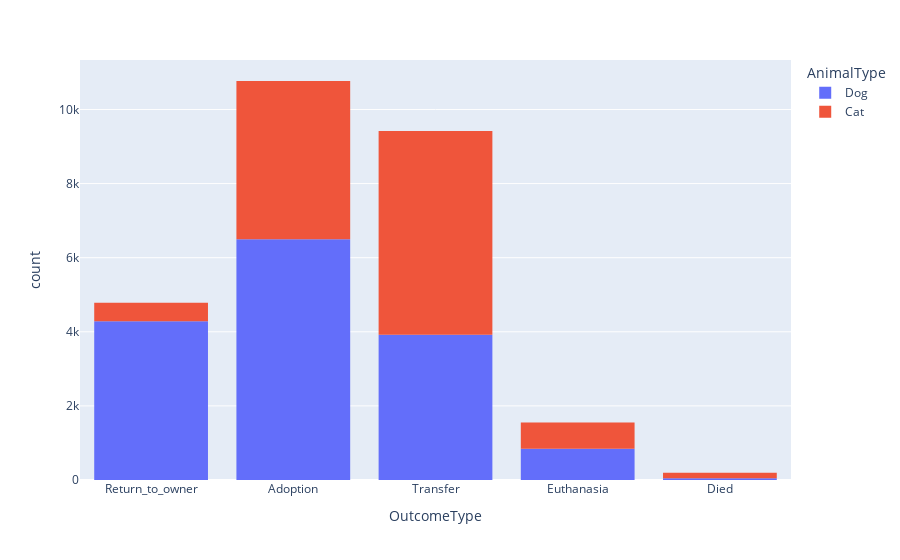

Write notebook code for a chart like this one.
### Code cell
fig = px.histogram(train, x="OutcomeType", color='AnimalType')
fig.show()

### Figure 1 — Plotly figure (JSON) as saved in the notebook; plotly's stock layout.template omitted (floating-point values rounded to 4 significant figures; data arrays with more than 128 entries replaced by an {"elided": "..."} marker saying what was removed)
{"data": [{"alignmentgroup": "True", "bingroup": "x", "hovertemplate": "AnimalType=Dog<br>OutcomeType=%{x}<br>count=%{y}<extra></extra>", "legendgroup": "Dog", "marker": {"color": "#636efa", "pattern": {"shape": ""}}, "name": "Dog", "offsetgroup": "Dog", "orientation": "v", "showlegend": true, "type": "histogram", "x": {"elided": "15595 str values"}, "xaxis": "x", "yaxis": "y"}, {"alignmentgroup": "True", "bingroup": "x", "hovertemplate": "AnimalType=Cat<br>OutcomeType=%{x}<br>count=%{y}<extra></extra>", "legendgroup": "Cat", "marker": {"color": "#EF553B", "pattern": {"shape": ""}}, "name": "Cat", "offsetgroup": "Cat", "orientation": "v", "showlegend": true, "type": "histogram", "x": {"elided": "11134 str values"}, "xaxis": "x", "yaxis": "y"}], "layout": {"barmode": "relative", "legend": {"title": {"text": "AnimalType"}, "tracegroupgap": 0}, "margin": {"t": 60}, "xaxis": {"anchor": "y", "domain": [0, 1], "title": {"text": "OutcomeType"}}, "yaxis": {"anchor": "x", "domain": [0, 1], "title": {"text": "count"}}}}
